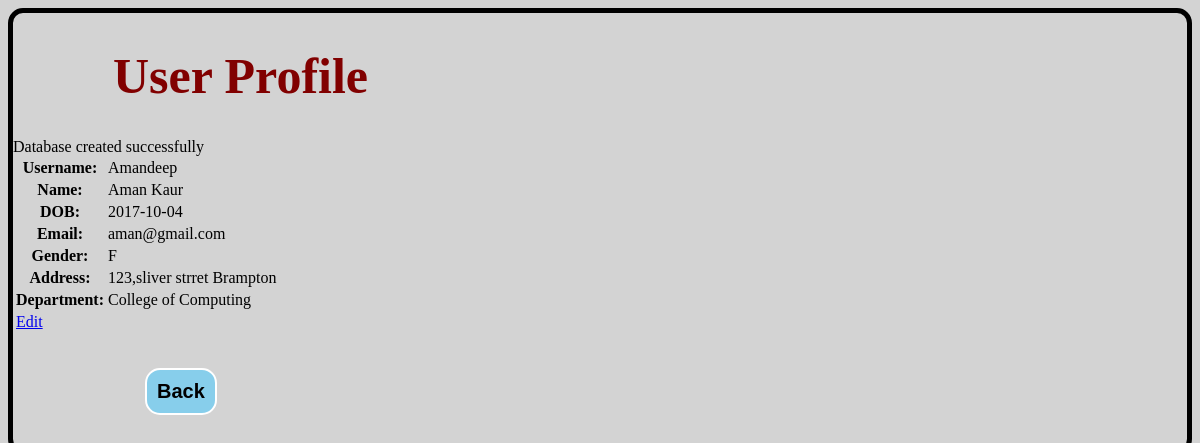
The page /data.php (signed in) on the database its author committed.
### tables this page shows
CREATE TABLE `student_faculty` (
  `Username` varchar(15) NOT NULL,
  `Name` varchar(30) NOT NULL,
  `DOB` date DEFAULT NULL,
  `Email` varchar(30) NOT NULL,
  `Gender` char(1) NOT NULL,
  `Address` varchar(50) DEFAULT NULL,
  `Dept` varchar(50) DEFAULT NULL,
  `Fine` decimal(10,0) NOT NULL,
  `IsDebarred` tinyint(4) NOT NULL,
  `IsFaculty` tinyint(4) NOT NULL
);

### data.php (the view, shortened to what this page needs)
<!DOCTYPE html>
<html>
<head>
 <link rel="stylesheet" type="text/css" href="libstyle.css"></link>
</head>
<body>
<h1>User Profile</h1>
<table>
<?php
	$conn = mysqli_connect("localhost","root","","library_management_system");
	if ($conn){
	$que='SELECT * FROM student_faculty WHERE username="'.$_SESSION['username'].'"';
	$result=$conn->query($que);
	if (mysqli_num_rows($result)>0){
		while ($row=mysqli_fetch_array($result)){
	echo"<tr>";
	echo "<th>" ."Username:"."<br>";
			echo"<td>". $row[0] . "<br/>";
			echo"</tr>";
			echo"<tr>";
			echo "<th>" ."Name:"."<br/>";
			echo "<td>".$row[1] . "<br/>";
			echo"</tr>";
				echo"<tr>";
			echo "<th>" ."DOB:"."<br/>";
			echo "<td>".$row[2]."<br>";
				echo"</tr>";
				echo"<tr>";
			echo "<th>" ."Email:"."<br/>";
			echo "<td>".$row[3] . "<br>";
			echo"</tr>";
				echo"<tr>";
			echo "<th>" ."Gender:"."<br/>";
			echo "<td>".$row[4]."<br>";
			echo"</tr>";
				echo"<tr>";
			echo "<th>" ."Address:"."<br/>";
			echo "<td>".$row[5] . "<br>";
			echo"</tr>";
				echo"<tr>";
			echo "<th>" ."Department:"."<br/>";
			echo "<td>".$row[6]."<br>";
		echo"	</tr>";
		echo "<td><a href=\"editprofile.php?username=$row[0]\">Edit</a></td>";
		}
	}
}
?>
</table>
<form action="userhistroy.php" method="post">
<input type="submit" value="Back"/>
</form>
</body>
</html>

### libStyle.css (style rules this page uses)
body { background-color:lightgray;border:5px solid black;border-radius: 15px; }
h1 { margin-left:100px;font-size:50px;color:#810000; }
form { padding:30px;width:50%;margin-left:100px; }
input[type=button], input[type=submit], input[type=text] ,input[type=password] { background-color:skyblue; border: 2px solid white; border-radius: 15px; color: black; padding: 10px; font-size:20px; text-align:center; margin: 4px 2px; cursor: pointer; font-weight: bold; }

### rows shown on the page
student_faculty: Username "Amandeep", Name "Aman Kaur", DOB "2017-10-04", Email "aman@gmail.com", Gender "F", Address "123,sliver strret Brampton", Dept "College of Computing"
